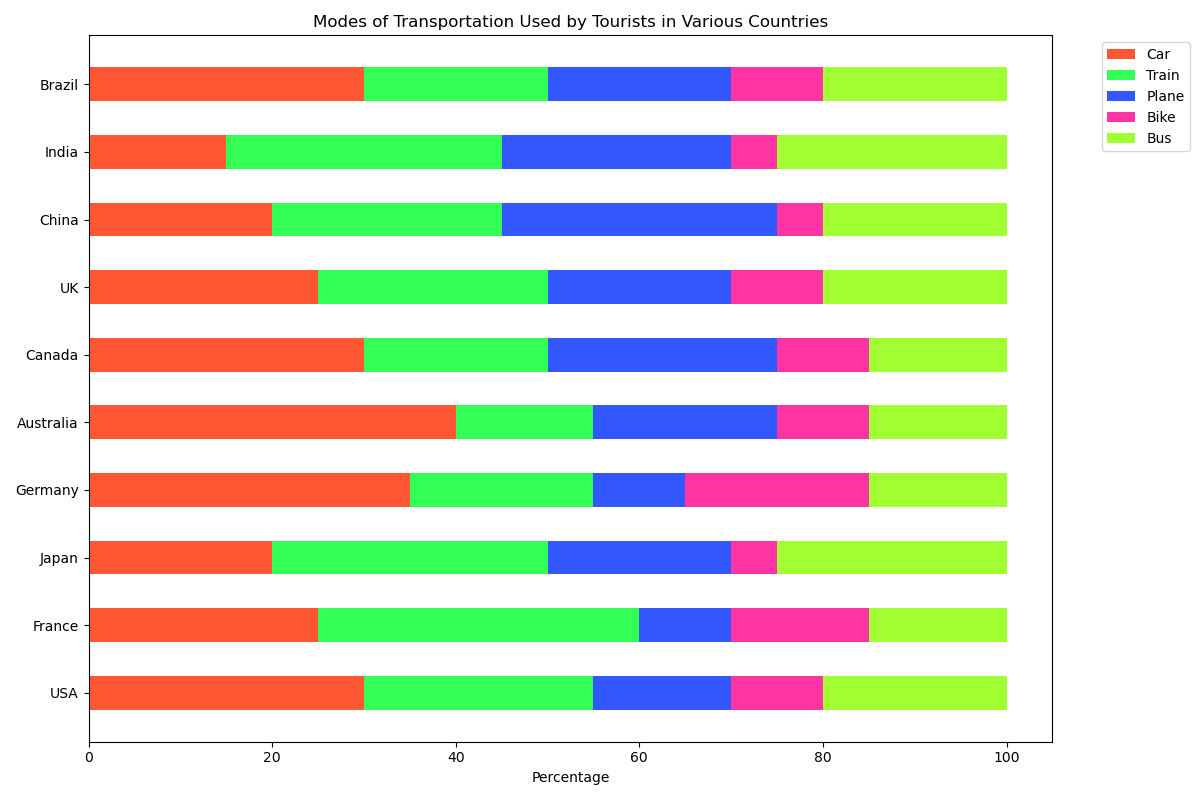

The Python source for this figure:

import matplotlib.pyplot as plt
import numpy as np

data = {
    'Country': ['USA', 'France', 'Japan', 'Germany', 'Australia', 'Canada', 'UK', 'China', 'India', 'Brazil'],
    'Car': [30, 25, 20, 35, 40, 30, 25, 20, 15, 30],
    'Train': [25, 35, 30, 20, 15, 20, 25, 25, 30, 20],
    'Plane': [15, 10, 20, 10, 20, 25, 20, 30, 25, 20],
    'Bike': [10, 15, 5, 20, 10, 10, 10, 5, 5, 10],
    'Bus': [20, 15, 25, 15, 15, 15, 20, 20, 25, 20]
}

categories = ['Car', 'Train', 'Plane', 'Bike', 'Bus']
colors = ['#FF5733', '#33FF57', '#3357FF', '#FF33A1', '#A1FF33']

fig, ax = plt.subplots(figsize=(12, 8))
width = 0.5

for i, cat in enumerate(categories):
    starts = np.zeros(len(data['Country']))
    for j in range(i):
        starts += np.array(data[categories[j]])
    ax.barh(data['Country'], data[cat], left=starts, height=width, label=cat, color=colors[i])

ax.set_xlabel('Percentage')
ax.set_title('Modes of Transportation Used by Tourists in Various Countries')
ax.legend(loc='upper right', bbox_to_anchor=(1.15, 1))

plt.tight_layout()
plt.show()
